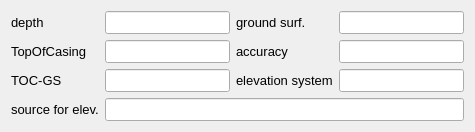
     <widget class="QWidget" name="tab">
      <attribute name="title">
       <string>Level and depth (m)</string>
      </attribute>
      <layout class="QGridLayout" name="gridLayout">
       <item row="0" column="0">
        <widget class="QLabel" name="label_6">
         <property name="enabled">
          <bool>true</bool>
         </property>
         <property name="sizePolicy">
          <sizepolicy hsizetype="Minimum" vsizetype="Fixed">
           <horstretch>0</horstretch>
           <verstretch>0</verstretch>
          </sizepolicy>
         </property>
         <property name="minimumSize">
          <size>
           <width>0</width>
           <height>0</height>
          </size>
         </property>
         <property name="maximumSize">
          <size>
           <width>16777215</width>
           <height>16777215</height>
          </size>
         </property>
         <property name="font">
          <font>
           <family>Arial</family>
           <pointsize>10</pointsize>
          </font>
         </property>
         <property name="layoutDirection">
          <enum>Qt::RightToLeft</enum>
         </property>
         <property name="text">
          <string>depth</string>
         </property>
         <property name="alignment">
          <set>Qt::AlignLeading|Qt::AlignLeft|Qt::AlignVCenter</set>
         </property>
        </widget>
       </item>
       <item row="0" column="1">
        <widget class="QLineEdit" name="length">
         <property name="sizePolicy">
          <sizepolicy hsizetype="Expanding" vsizetype="Fixed">
           <horstretch>0</horstretch>
           <verstretch>0</verstretch>
          </sizepolicy>
         </property>
         <property name="minimumSize">
          <size>
           <width>0</width>
           <height>0</height>
          </size>
         </property>
         <property name="maximumSize">
          <size>
           <width>16777215</width>
           <height>16777215</height>
          </size>
         </property>
         <property name="font">
          <font>
           <family>Arial</family>
           <pointsize>10</pointsize>
          </font>
         </property>
         <property name="toolTip">
          <string>&lt;!DOCTYPE HTML PUBLIC &quot;-//W3C//DTD HTML 4.0//EN&quot; &quot;http://www.w3.org/TR/REC-html40/strict.dtd&quot;&gt;
&lt;html&gt;&lt;head&gt;&lt;meta name=&quot;qrichtext&quot; content=&quot;1&quot; /&gt;&lt;style type=&quot;text/css&quot;&gt;
p, li { white-space: pre-wrap; }
&lt;/style&gt;&lt;/head&gt;&lt;body style=&quot; font-family:'Ubuntu'; font-size:11pt; font-weight:400; font-style:normal;&quot;&gt;
&lt;p style=&quot; margin-top:0px; margin-bottom:0px; margin-left:0px; margin-right:0px; -qt-block-indent:0; text-indent:0px;&quot;&gt;&lt;span style=&quot; font-family:'MS Shell Dlg 2'; font-size:8pt;&quot;&gt;Distance from ground&lt;/span&gt;&lt;/p&gt;
&lt;p style=&quot; margin-top:0px; margin-bottom:0px; margin-left:0px; margin-right:0px; -qt-block-indent:0; text-indent:0px;&quot;&gt;&lt;span style=&quot; font-family:'MS Shell Dlg 2'; font-size:8pt;&quot;&gt;surface to bottom of&lt;/span&gt;&lt;/p&gt;
&lt;p style=&quot; margin-top:0px; margin-bottom:0px; margin-left:0px; margin-right:0px; -qt-block-indent:0; text-indent:0px;&quot;&gt;&lt;span style=&quot; font-family:'MS Shell Dlg 2'; font-size:8pt;&quot;&gt;the observation point&lt;/span&gt;&lt;/p&gt;
&lt;p style=&quot; margin-top:0px; margin-bottom:0px; margin-left:0px; margin-right:0px; -qt-block-indent:0; text-indent:0px;&quot;&gt;&lt;span style=&quot; font-family:'MS Shell Dlg 2'; font-size:8pt;&quot;&gt;(typically bottom of well&lt;/span&gt;&lt;/p&gt;
&lt;p style=&quot; margin-top:0px; margin-bottom:0px; margin-left:0px; margin-right:0px; -qt-block-indent:0; text-indent:0px;&quot;&gt;&lt;span style=&quot; font-family:'MS Shell Dlg 2'; font-size:8pt;&quot;&gt;and for vertical wells&lt;/span&gt;&lt;/p&gt;
&lt;p style=&quot; margin-top:0px; margin-bottom:0px; margin-left:0px; margin-right:0px; -qt-block-indent:0; text-indent:0px;&quot;&gt;&lt;span style=&quot; font-family:'MS Shell Dlg 2'; font-size:8pt;&quot;&gt;that is 'depth').&lt;/span&gt;&lt;/p&gt;&lt;/body&gt;&lt;/html&gt;</string>
         </property>
        </widget>
       </item>
       <item row="0" column="2">
        <widget class="QLabel" name="label_9">
         <property name="enabled">
          <bool>true</bool>
         </property>
         <property name="sizePolicy">
          <sizepolicy hsizetype="Minimum" vsizetype="Fixed">
           <horstretch>0</horstretch>
           <verstretch>0</verstretch>
          </sizepolicy>
         </property>
         <property name="minimumSize">
          <size>
           <width>0</width>
           <height>0</height>
          </size>
         </property>
         <property name="maximumSize">
          <size>
           <width>16777215</width>
           <height>16777215</height>
          </size>
         </property>
         <property name="font">
          <font>
           <family>Arial</family>
           <pointsize>10</pointsize>
          </font>
         </property>
         <property name="layoutDirection">
          <enum>Qt::RightToLeft</enum>
         </property>
         <property name="text">
          <string>ground surf.</string>
         </property>
         <property name="alignment">
          <set>Qt::AlignLeading|Qt::AlignLeft|Qt::AlignVCenter</set>
         </property>
        </widget>
       </item>
       <item row="0" column="3">
        <widget class="QLineEdit" name="h_gs">
         <property name="sizePolicy">
          <sizepolicy hsizetype="Expanding" vsizetype="Fixed">
           <horstretch>0</horstretch>
           <verstretch>0</verstretch>
          </sizepolicy>
         </property>
         <property name="minimumSize">
          <size>
           <width>0</width>
           <height>0</height>
          </size>
         </property>
         <property name="maximumSize">
          <size>
           <width>16777215</width>
           <height>16777215</height>
          </size>
         </property>
         <property name="font">
          <font>
           <family>Arial</family>
           <pointsize>10</pointsize>
          </font>
         </property>
         <property name="toolTip">
          <string>&lt;!DOCTYPE HTML PUBLIC &quot;-//W3C//DTD HTML 4.0//EN&quot; &quot;http://www.w3.org/TR/REC-html40/strict.dtd&quot;&gt;
&lt;html&gt;&lt;head&gt;&lt;meta name=&quot;qrichtext&quot; content=&quot;1&quot; /&gt;&lt;style type=&quot;text/css&quot;&gt;
p, li { white-space: pre-wrap; }
&lt;/style&gt;&lt;/head&gt;&lt;body style=&quot; font-family:'Ubuntu'; font-size:11pt; font-weight:400; font-style:normal;&quot;&gt;
&lt;p style=&quot; margin-top:0px; margin-bottom:0px; margin-left:0px; margin-right:0px; -qt-block-indent:0; text-indent:0px;&quot;&gt;&lt;span style=&quot; font-family:'MS Shell Dlg 2'; font-size:8pt;&quot;&gt;Ground Surface elevation, meter above sea level&lt;/span&gt;&lt;/p&gt;&lt;/body&gt;&lt;/html&gt;</string>
         </property>
        </widget>
       </item>
       <item row="1" column="0">
        <widget class="QLabel" name="label_3">
         <property name="enabled">
          <bool>true</bool>
         </property>
         <property name="sizePolicy">
          <sizepolicy hsizetype="Minimum" vsizetype="Fixed">
           <horstretch>0</horstretch>
           <verstretch>0</verstretch>
          </sizepolicy>
         </property>
         <property name="minimumSize">
          <size>
           <width>0</width>
           <height>0</height>
          </size>
         </property>
         <property name="maximumSize">
          <size>
           <width>16777215</width>
           <height>16777215</height>
          </size>
         </property>
         <property name="font">
          <font>
           <family>Arial</family>
           <pointsize>10</pointsize>
          </font>
         </property>
         <property name="layoutDirection">
          <enum>Qt::RightToLeft</enum>
         </property>
         <property name="text">
          <string>TopOfCasing</string>
         </property>
         <property name="alignment">
          <set>Qt::AlignLeading|Qt::AlignLeft|Qt::AlignVCenter</set>
         </property>
        </widget>
       </item>
       <item row="1" column="1">
        <widget class="QLineEdit" name="h_toc">
         <property name="sizePolicy">
          <sizepolicy hsizetype="Expanding" vsizetype="Fixed">
           <horstretch>0</horstretch>
           <verstretch>0</verstretch>
          </sizepolicy>
         </property>
         <property name="minimumSize">
          <size>
           <width>0</width>
           <height>0</height>
          </size>
         </property>
         <property name="maximumSize">
          <size>
           <width>16777215</width>
           <height>16777215</height>
          </size>
         </property>
         <property name="font">
          <font>
           <family>Arial</family>
           <pointsize>10</pointsize>
          </font>
         </property>
         <property name="toolTip">
          <string>&lt;!DOCTYPE HTML PUBLIC &quot;-//W3C//DTD HTML 4.0//EN&quot; &quot;http://www.w3.org/TR/REC-html40/strict.dtd&quot;&gt;
&lt;html&gt;&lt;head&gt;&lt;meta name=&quot;qrichtext&quot; content=&quot;1&quot; /&gt;&lt;style type=&quot;text/css&quot;&gt;
p, li { white-space: pre-wrap; }
&lt;/style&gt;&lt;/head&gt;&lt;body style=&quot; font-family:'Ubuntu'; font-size:11pt; font-weight:400; font-style:normal;&quot;&gt;
&lt;p style=&quot; margin-top:0px; margin-bottom:0px; margin-left:0px; margin-right:0px; -qt-block-indent:0; text-indent:0px;&quot;&gt;&lt;span style=&quot; font-family:'MS Shell Dlg 2'; font-size:8pt;&quot;&gt;Top Of Casing, measuring point for water levels&lt;/span&gt;&lt;/p&gt;
&lt;p style=&quot; margin-top:0px; margin-bottom:0px; margin-left:0px; margin-right:0px; -qt-block-indent:0; text-indent:0px;&quot;&gt;&lt;span style=&quot; font-family:'MS Shell Dlg 2'; font-size:8pt;&quot;&gt;meter above sea level&lt;/span&gt;&lt;/p&gt;&lt;/body&gt;&lt;/html&gt;</string>
         </property>
        </widget>
       </item>
       <item row="1" column="2">
        <widget class="QLabel" name="label_8">
         <property name="enabled">
          <bool>true</bool>
         </property>
         <property name="sizePolicy">
          <sizepolicy hsizetype="Minimum" vsizetype="Fixed">
           <horstretch>0</horstretch>
           <verstretch>0</verstretch>
          </sizepolicy>
         </property>
         <property name="minimumSize">
          <size>
           <width>0</width>
           <height>0</height>
          </size>
         </property>
         <property name="maximumSize">
          <size>
           <width>16777215</width>
           <height>16777215</height>
          </size>
         </property>
         <property name="font">
          <font>
           <family>Arial</family>
           <pointsize>10</pointsize>
          </font>
         </property>
         <property name="layoutDirection">
          <enum>Qt::RightToLeft</enum>
         </property>
         <property name="text">
          <string>accuracy</string>
         </property>
         <property name="alignment">
          <set>Qt::AlignLeading|Qt::AlignLeft|Qt::AlignVCenter</set>
         </property>
        </widget>
       </item>
       <item row="1" column="3">
        <widget class="QLineEdit" name="h_accur">
         <property name="sizePolicy">
          <sizepolicy hsizetype="Expanding" vsizetype="Fixed">
           <horstretch>0</horstretch>
           <verstretch>0</verstretch>
          </sizepolicy>
         </property>
         <property name="minimumSize">
          <size>
           <width>0</width>
           <height>0</height>
          </size>
         </property>
         <property name="maximumSize">
          <size>
           <width>16777215</width>
           <height>16777215</height>
          </size>
         </property>
         <property name="font">
          <font>
           <family>Arial</family>
           <pointsize>10</pointsize>
          </font>
         </property>
         <property name="toolTip">
          <string>&lt;!DOCTYPE HTML PUBLIC &quot;-//W3C//DTD HTML 4.0//EN&quot; &quot;http://www.w3.org/TR/REC-html40/strict.dtd&quot;&gt;
&lt;html&gt;&lt;head&gt;&lt;meta name=&quot;qrichtext&quot; content=&quot;1&quot; /&gt;&lt;style type=&quot;text/css&quot;&gt;
p, li { white-space: pre-wrap; }
&lt;/style&gt;&lt;/head&gt;&lt;body style=&quot; font-family:'Ubuntu'; font-size:11pt; font-weight:400; font-style:normal;&quot;&gt;
&lt;p style=&quot; margin-top:0px; margin-bottom:0px; margin-left:0px; margin-right:0px; -qt-block-indent:0; text-indent:0px;&quot;&gt;&lt;span style=&quot; font-family:'MS Shell Dlg 2'; font-size:8pt;&quot;&gt;Accuracy for Top Of Casing&lt;/span&gt;&lt;/p&gt;&lt;/body&gt;&lt;/html&gt;</string>
         </property>
        </widget>
       </item>
       <item row="2" column="0">
        <widget class="QLabel" name="label_5">
         <property name="enabled">
          <bool>true</bool>
         </property>
         <property name="sizePolicy">
          <sizepolicy hsizetype="Minimum" vsizetype="Fixed">
           <horstretch>0</horstretch>
           <verstretch>0</verstretch>
          </sizepolicy>
         </property>
         <property name="minimumSize">
          <size>
           <width>0</width>
           <height>0</height>
          </size>
         </property>
         <property name="maximumSize">
          <size>
           <width>16777215</width>
           <height>16777215</height>
          </size>
         </property>
         <property name="font">
          <font>
           <family>Arial</family>
           <pointsize>10</pointsize>
          </font>
         </property>
         <property name="layoutDirection">
          <enum>Qt::RightToLeft</enum>
         </property>
         <property name="text">
          <string>TOC-GS</string>
         </property>
         <property name="alignment">
          <set>Qt::AlignLeading|Qt::AlignLeft|Qt::AlignVCenter</set>
         </property>
         <property name="wordWrap">
          <bool>true</bool>
         </property>
        </widget>
       </item>
       <item row="2" column="1">
        <widget class="QLineEdit" name="h_tocags">
         <property name="sizePolicy">
          <sizepolicy hsizetype="Expanding" vsizetype="Fixed">
           <horstretch>0</horstretch>
           <verstretch>0</verstretch>
          </sizepolicy>
         </property>
         <property name="minimumSize">
          <size>
           <width>0</width>
           <height>0</height>
          </size>
         </property>
         <property name="maximumSize">
          <size>
           <width>16777215</width>
           <height>16777215</height>
          </size>
         </property>
         <property name="font">
          <font>
           <family>Arial</family>
           <pointsize>10</pointsize>
          </font>
         </property>
         <property name="toolTip">
          <string>&lt;!DOCTYPE HTML PUBLIC &quot;-//W3C//DTD HTML 4.0//EN&quot; &quot;http://www.w3.org/TR/REC-html40/strict.dtd&quot;&gt;
&lt;html&gt;&lt;head&gt;&lt;meta name=&quot;qrichtext&quot; content=&quot;1&quot; /&gt;&lt;style type=&quot;text/css&quot;&gt;
p, li { white-space: pre-wrap; }
&lt;/style&gt;&lt;/head&gt;&lt;body style=&quot; font-family:'Ubuntu'; font-size:11pt; font-weight:400; font-style:normal;&quot;&gt;
&lt;p style=&quot; margin-top:0px; margin-bottom:0px; margin-left:0px; margin-right:0px; -qt-block-indent:0; text-indent:0px;&quot;&gt;&lt;span style=&quot; font-family:'MS Shell Dlg 2'; font-size:8pt;&quot;&gt;Distance from Top Of Casing to Ground Surface&lt;/span&gt;&lt;/p&gt;&lt;/body&gt;&lt;/html&gt;</string>
         </property>
         <property name="layoutDirection">
          <enum>Qt::LeftToRight</enum>
         </property>
        </widget>
       </item>
       <item row="2" column="2">
        <widget class="QLabel" name="label_7">
         <property name="enabled">
          <bool>true</bool>
         </property>
         <property name="sizePolicy">
          <sizepolicy hsizetype="Minimum" vsizetype="Fixed">
           <horstretch>0</horstretch>
           <verstretch>0</verstretch>
          </sizepolicy>
         </property>
         <property name="minimumSize">
          <size>
           <width>0</width>
           <height>0</height>
          </size>
         </property>
         <property name="maximumSize">
          <size>
           <width>16777215</width>
           <height>16777215</height>
          </size>
         </property>
         <property name="font">
          <font>
           <family>Arial</family>
           <pointsize>10</pointsize>
          </font>
         </property>
         <property name="layoutDirection">
          <enum>Qt::RightToLeft</enum>
         </property>
         <property name="text">
          <string>elevation system</string>
         </property>
         <property name="alignment">
          <set>Qt::AlignLeading|Qt::AlignLeft|Qt::AlignVCenter</set>
         </property>
         <property name="wordWrap">
          <bool>true</bool>
         </property>
        </widget>
       </item>
       <item row="2" column="3">
        <widget class="QLineEdit" name="h_syst">
         <property name="sizePolicy">
          <sizepolicy hsizetype="Expanding" vsizetype="Fixed">
           <horstretch>0</horstretch>
           <verstretch>0</verstretch>
          </sizepolicy>
         </property>
         <property name="minimumSize">
          <size>
           <width>0</width>
           <height>0</height>
          </size>
         </property>
         <property name="maximumSize">
          <size>
           <width>16777215</width>
           <height>16777215</height>
          </size>
         </property>
         <property name="font">
          <font>
           <family>Arial</family>
           <pointsize>10</pointsize>
          </font>
         </property>
         <property name="toolTip">
          <string>&lt;!DOCTYPE HTML PUBLIC &quot;-//W3C//DTD HTML 4.0//EN&quot; &quot;http://www.w3.org/TR/REC-html40/strict.dtd&quot;&gt;
&lt;html&gt;&lt;head&gt;&lt;meta name=&quot;qrichtext&quot; content=&quot;1&quot; /&gt;&lt;style type=&quot;text/css&quot;&gt;
p, li { white-space: pre-wrap; }
&lt;/style&gt;&lt;/head&gt;&lt;body style=&quot; font-family:'Ubuntu'; font-size:11pt; font-weight:400; font-style:normal;&quot;&gt;
&lt;p style=&quot; margin-top:0px; margin-bottom:0px; margin-left:0px; margin-right:0px; -qt-block-indent:0; text-indent:0px;&quot;&gt;&lt;span style=&quot; font-family:'Arial,sans-serif'; font-size:8pt; color:#000000; background-color:#ffffff;&quot;&gt;Reference system for elevation&lt;/span&gt;&lt;/p&gt;&lt;/body&gt;&lt;/html&gt;</string>
         </property>
         <property name="layoutDirection">
          <enum>Qt::LeftToRight</enum>
         </property>
        </widget>
       </item>
       <item row="3" column="0">
        <widget class="QLabel" name="label_15">
         <property name="sizePolicy">
          <sizepolicy hsizetype="Minimum" vsizetype="Fixed">
           <horstretch>0</horstretch>
           <verstretch>0</verstretch>
          </sizepolicy>
         </property>
         <property name="minimumSize">
          <size>
           <width>0</width>
           <height>0</height>
          </size>
         </property>
         <property name="maximumSize">
          <size>
           <width>16777215</width>
           <height>16777215</height>
          </size>
         </property>
         <property name="font">
          <font>
           <family>Arial</family>
           <pointsize>10</pointsize>
          </font>
         </property>
         <property name="text">
          <string>source for elev.</string>
         </property>
         <property name="alignment">
          <set>Qt::AlignLeading|Qt::AlignLeft|Qt::AlignVCenter</set>
         </property>
        </widget>
       </item>
       <item row="3" column="1" colspan="3">
        <widget class="QLineEdit" name="h_source">
         <property name="sizePolicy">
          <sizepolicy hsizetype="Expanding" vsizetype="Fixed">
           <horstretch>0</horstretch>
           <verstretch>0</verstretch>
          </sizepolicy>
         </property>
         <property name="minimumSize">
          <size>
           <width>0</width>
           <height>0</height>
          </size>
         </property>
         <property name="maximumSize">
          <size>
           <width>16777215</width>
           <height>16777215</height>
          </size>
         </property>
         <property name="font">
          <font>
           <family>Arial</family>
           <pointsize>10</pointsize>
          </font>
         </property>
         <property name="toolTip">
          <string>&lt;!DOCTYPE HTML PUBLIC &quot;-//W3C//DTD HTML 4.0//EN&quot; &quot;http://www.w3.org/TR/REC-html40/strict.dtd&quot;&gt;
&lt;html&gt;&lt;head&gt;&lt;meta name=&quot;qrichtext&quot; content=&quot;1&quot; /&gt;&lt;style type=&quot;text/css&quot;&gt;
p, li { white-space: pre-wrap; }
&lt;/style&gt;&lt;/head&gt;&lt;body style=&quot; font-family:'MS Shell Dlg 2'; font-size:8.25pt; font-weight:400; font-style:normal;&quot;&gt;
&lt;p style=&quot; margin-top:0px; margin-bottom:0px; margin-left:0px; margin-right:0px; -qt-block-indent:0; text-indent:0px;&quot;&gt;&lt;span style=&quot; font-family:'Arial,sans-serif'; color:#000000; background-color:#ffffff;&quot;&gt;Source for the measuring point elevation (consultancy report or similar)&lt;/span&gt;&lt;/p&gt;&lt;/body&gt;&lt;/html&gt;</string>
         </property>
        </widget>
       </item>
      </layout>
     </widget>
